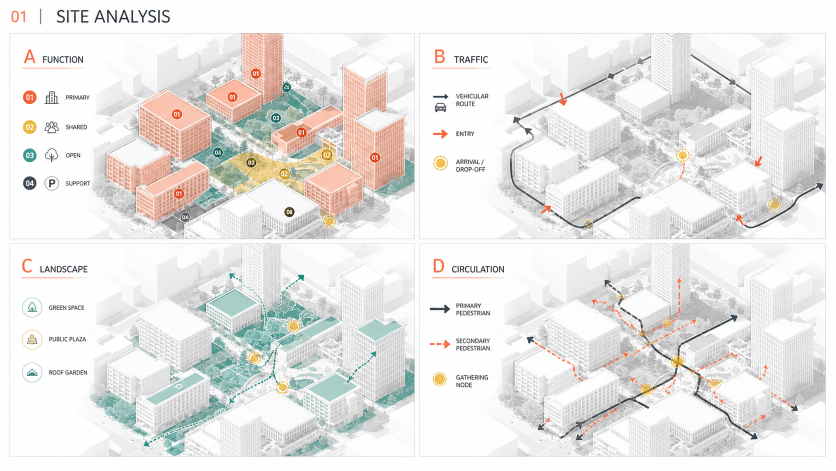
#> input picture assets/examples/site-analysis-v030.png, 1672 x 941 px (shown at 1/2 size)
$ python -i pipeline.py   (imports and definitions only)
#> lines starting #> are read from the running program, lines starting #| are printed output that depends on the picture
#!/usr/bin/env python3
"""Resumable dataset pipeline for architecture-mapping-zh."""

from __future__ import annotations

import argparse
import hashlib
import json
import math
import sys
from collections import Counter, defaultdict
from datetime import datetime, timezone
from io import BytesIO
from pathlib import Path
from typing import Any, Iterable
from urllib.parse import urlsplit, urlunsplit

LOCAL_DEPS = Path(__file__).resolve().parents[1] / ".deps"
if LOCAL_DEPS.exists():
    sys.path.insert(0, str(LOCAL_DEPS))

try:
    import imagehash
except ModuleNotFoundError:
    imagehash = None
try:
    import numpy as np
except ModuleNotFoundError:
    np = None
try:
    import requests
except ModuleNotFoundError:
    requests = None
try:
    from jsonschema import Draft202012Validator, FormatChecker
except ModuleNotFoundError:
    Draft202012Validator = None
    FormatChecker = None
try:
    from PIL import Image
except ModuleNotFoundError:
    Image = None


def require_dependencies(feature: str, **dependencies: Any) -> None:
    missing = [package for package, module in dependencies.items() if module is None]
    if missing:
        packages = ", ".join(missing)
        raise RuntimeError(
            f"{feature} requires optional packages: {packages}. "
            "Install requirements.txt or run this command in the project virtual environment."
        )


CATEGORIES = [
    "场地区位", "历史文化", "现状问题", "手绘构思", "体块生成",
    "功能流线", "爆炸图", "人群行为", "效果图", "不相关",
]
SEARCH_URL = "https://www.pinterest.com/search/pins/?q=mapping&rs=typed"
SCHEMA_VERSION = "1.0.0"
USER_AGENT = "architecture-mapping-zh/1.0 research-thumbnail-client"


def now_iso() -> str:
    return datetime.now(timezone.utc).isoformat()


# [4 lines left out: function read_json, not called in this run]


def write_json(path: Path, value: Any) -> None:
    path.parent.mkdir(parents=True, exist_ok=True)
    path.write_text(json.dumps(value, ensure_ascii=False, indent=2), encoding="utf-8")


# [50 lines left out: functions read_jsonl, write_jsonl, current_unique_ids, normalize_url, record_id, not called in this run]


def ensure_dirs(root: Path) -> None:
    for rel in ["raw", "thumbnails", "records/core", "records/deep", "prompts", "reports", "clusters"]:
        (root / rel).mkdir(parents=True, exist_ok=True)


def status_path(root: Path) -> Path:
    return root / "status.json"


# [106 lines left out: functions update_status, cmd_init, load_input, cmd_ingest, thumbnail_bytes, cmd_thumbnails, not called in this run]


def hamming_hex(left: str, right: str) -> int:
    return (int(left, 16) ^ int(right, 16)).bit_count()


# [137 lines left out: functions cmd_dedupe, analysis_instruction, cmd_core_queue, cmd_deep_queue, cmd_import_deep, not called in this run]


def project_root() -> Path:
    return Path(__file__).resolve().parents[1]


# [4 lines left out: function validator, not called in this run]


def validate_one(value: dict[str, Any], schema_name: str) -> list[str]:
    errors = sorted(validator(schema_name).iter_errors(value), key=lambda e: list(e.path))
    return [f"{'/'.join(map(str, e.path)) or '$'}: {e.message}" for e in errors]


# [37 lines left out: function cmd_import_analysis, not called in this run]


def image_features(path: str) -> np.ndarray:
    require_dependencies("visual feature extraction", numpy=np, Pillow=Image)
    with Image.open(path) as image:
#> image is the input picture: PIL image 1672x941 RGB; mean R, G, B 233.2, 231.6, 229.6
        image = image.convert("RGB").resize((64, 64), Image.Resampling.BILINEAR)
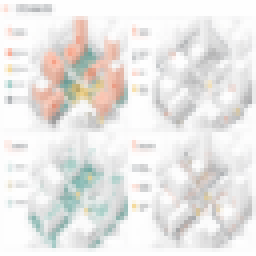
#> image: PIL image 64x64 RGB (shown 4 times larger); mean R, G, B 233.1, 231.6, 229.6
        hsv = np.asarray(image.convert("HSV"), dtype=np.float32)
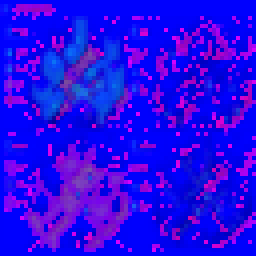
#> hsv: shape (64, 64, 3) float32 (shown 4 times larger); mean R, G, B 39.4, 7.8, 234.9
        hist = []
        for channel in range(3):
            values, _ = np.histogram(hsv[:, :, channel], bins=16, range=(0, 256), density=True)
            hist.extend(values.tolist())
#> after the loop, hist = 48 values, max 0.0533 at index 16, min 0 at index 12, mean 0.00391
        gray = np.asarray(image.convert("L").resize((16, 16)), dtype=np.float32).reshape(-1) / 255.0
#> gray = 256 values, max 1 at index 112, min 0.667 at index 53, mean 0.908
        vector = np.asarray(hist + gray.tolist(), dtype=np.float32)
#> vector = 304 values, max 1 at index 160, min 0 at index 12, mean 0.766
        norm = np.linalg.norm(vector)
#> norm = 14.58
        return vector / norm if norm else vector


# [217 lines left out: functions cmd_cluster, prompt_pack, cmd_compile_prompts, cmd_validate, cmd_report, parser and 1 more, not called in this run]


# [2 lines not run here, left out]

>>> result = image_features('../assets/examples/site-analysis-v030.png')
#> result = 304 values, max 0.0686 at index 160, min 0 at index 12, mean 0.0525
